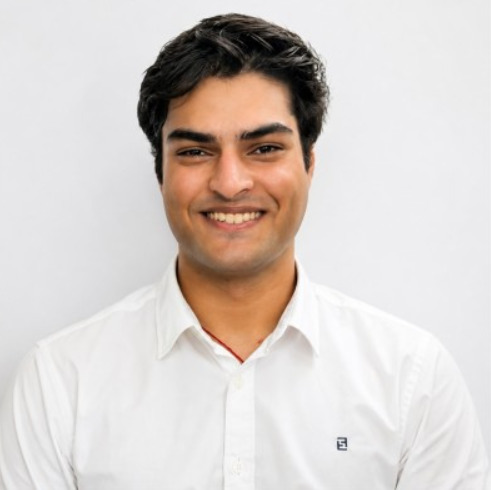
#> input picture source-photo.png, 491 x 490 px
$ python prep_photo.py
#> lines starting #> are read from the running program, lines starting #| are printed output that depends on the picture
"""Grayscale, contrast-boost and flatten a portrait. Usage: python scripts/prep_photo.py source-photo.png"""
import sys
from PIL import Image, ImageOps, ImageEnhance

src = sys.argv[1] if len(sys.argv) > 1 else "source-photo.png"
img = Image.open(src).convert("L")
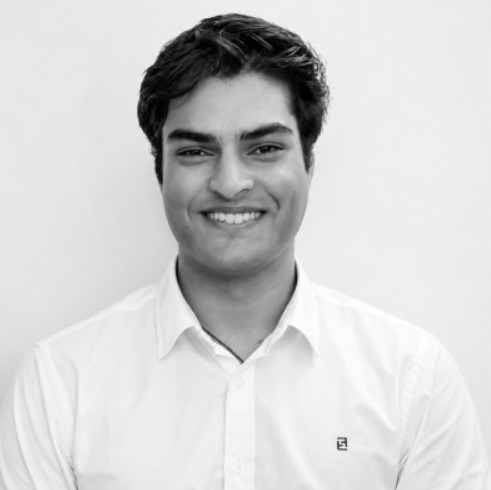
#> img: PIL image 491x490 L; min 0, max 255, mean 209.5
img = ImageOps.autocontrast(img, cutoff=1)
img = ImageEnhance.Contrast(img).enhance(1.6)
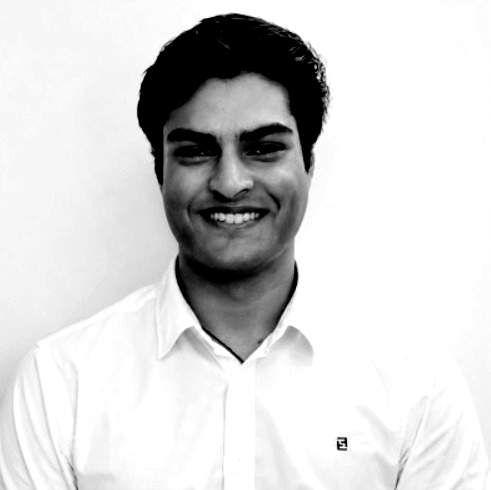
#> img: PIL image 491x490 L; min 0, max 255, mean 213.7
img.save("source-prepped.png")
print("wrote source-prepped.png", img.size)
#| wrote source-prepped.png (491, 490)
